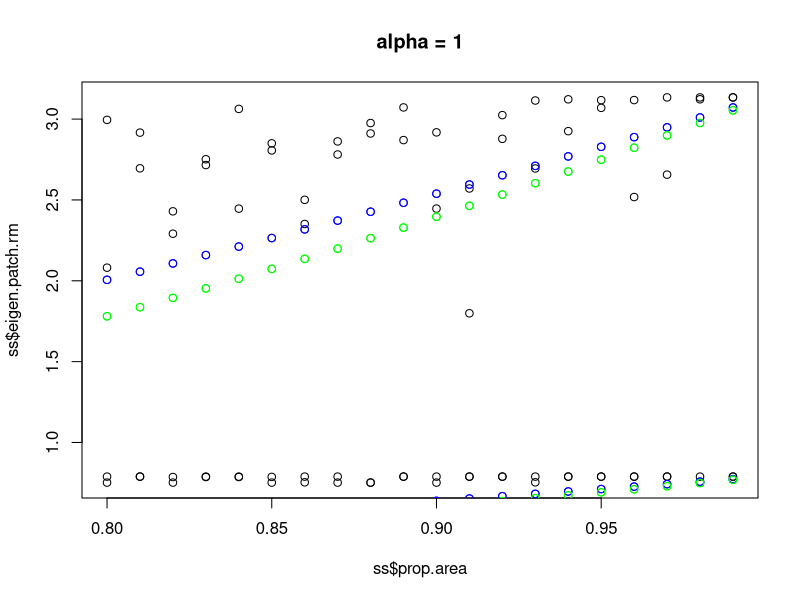
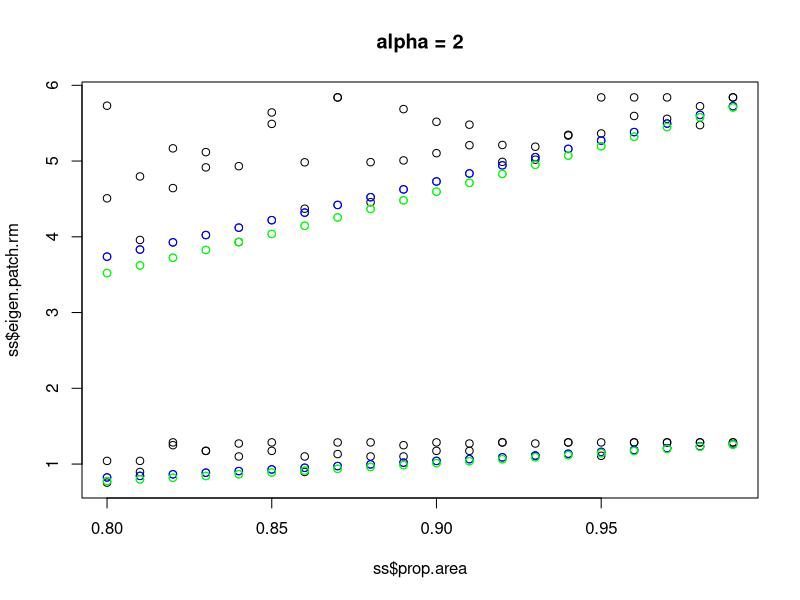

The R script that drew these images, in order:
#OPTIONS
 #1.  Choose to set metric to:
      # A)                      "sp" - Space between patch edges - Note:  Use for island model
      # B)                      "d"  - Space between patch centres 
     metric.lab="sp"        
 #2.  Assign Number of patches (num)
     num=100                        
 #3.  Assign Total Spatial Area over which the patches are distributed (Tx by Ty)
     Tx=100
     Ty=100
 #4.  Choose patch size distribution:
      # A Higher value is more clustered, 0 is uniform
     size.dist=0
 #5.  Choose spatial dist.  u=uniform, r=random, c=clustered
     spatial.dist="r"
      # For clustered, specify by how much.  
     clustering=0.5
 #6.  Block Number for clustering/random - May not be necessary to change,
      # and a little complicated to modify, so not included. 10x10 patches
      # probably OK for initial analyses.
      # Find under SPATIAL DIST. B) 
 #7.  Uniform Distribution - May want to modify to have patches go right to the edge.
      # However, we already have edge avoidance for random & clustered, so not necessary.
 #8.  Percentage of Islands that are not removed (as decimal)
     islands.to.be.removed=0.2  #WARNING!!!!  TEMP. CHANGED,  may be better at .5######## 
 #9.  Repeats for habitat destruction
      #repeats is the number of time we repeat simulation  
     repeats=2  #WARNING!!!!  TEMP. CHANGED, may be better at 100########
 #10. Change Alpha (for natural landscape - alpha changes according to how much land you remove)
     alpha=seq(1,2,1)
 #11. Change mu
     mu=1
 #12. Total number of repeats for the entire program
     number.of.bunch.of.repeats=2
#overall data output
setwd("C:/Users/Ben/Dropbox/R code/R code/habitat loss versus degradation metapopulation") #machine specific
prop.area<-undisturbed.eigen<-eigen.patch.rm <-eigen.islands<-eigen.quality<-num.patch.rem<-alpha.count<-bunch.of.repeats<-landscape.id<-mean.nn<-var.nn<-0
out.data<-cbind(prop.area,undisturbed.eigen,eigen.patch.rm ,eigen.islands,eigen.quality,num.patch.rem,alpha.count,bunch.of.repeats,landscape.id,mean.nn,var.nn)
out.data     

  
#PROGRAM

###############################################################
###############################################################
###############################################################

#Unique label for each run
unique.lab<-format(Sys.time(), "%b %d, %H,%M") ;unique.lab 

#Bunch of repeats:
for (bunch.of.repeats in 1:number.of.bunch.of.repeats) {

#So let us call A[i] the area of patch i (pi).  Assume circular patches for now, centered at (x[i],y[i]).

#PATCH SIZE - Total area is 100
#A<-rep(0,num); dim(A)<-c(num)
#    #A) Equally Sized 
#        A=rep(1 ,num)  #This part may not be necessary if we are not adding any other distribution types to part B (ex. rpois, rbinom...)
#          
    #B) Log normal distribution of site sizes
        #Issue (Slight approx.  -->  When scaling to fit total area of 100, you disrupt log normal distribution)
        A=rlnorm(n=num,mean=0,sd=size.dist) #Higher sd is more clustered
        A<-(num*A)/(sum(A))  

#RADIUS - Since patches are circular, ri=radius of ith patch.
        r<-sqrt(A/pi);  landscape.original.r=r
    
#LOCATION - Assign xi and yi
x<-rep(0,num); dim(x)<-c(num)
y<-rep(0,num); dim(y)<-c(num)

#SPATIAL DISTRIBUTION OF PATCHES
  #A) Uniform distribution (Only works for num=100 right now - more complicated for alternative num and Tx, Ty values)
    if (spatial.dist=="u"){
    x<-rep(seq(from=5,to=95,by=10),10)
    y<-rep(seq(from=5,to=95,by=10),each=10)}
  #B) Random & Aggregated Distribution - Agregated is a small size value, random is a large size value
    if (spatial.dist!="u"){ 
          #First, Assign the number of patches to go in each block in the total spatial area
          #Total number of blocks is block.number
          block.number=Tx*Ty/100
          mean.num<-num/block.number 
          if (spatial.dist!="c"){blocks<-rnbinom(n=block.number,size=clustering,mu=mean.num)} #aggregated
          if (spatial.dist!="r"){blocks<-rpois(n=block.number,lambda=mean.num)} #random - this is equivalent to size = infinity
          #Make total patch count = num
          while (sum(blocks)<num) {
             block.add<-runif(n=1,min=1,max=block.number+1)
             blocks[block.add]<-blocks[block.add]+1
             }
          while (sum(blocks)>num) {
             block.rm<-runif(n=1,min=1,max=block.number+1)
             if(blocks[block.rm]>0){
                blocks[block.rm]<-blocks[block.rm]-1
                }
             }   
             
          #Now place the patches within each block.  (Approx:  If the patches are too big to fit in one block, randomly place the patch nearby.)  
          patch.rad<-rep(0,num); dim(patch.rad)<-c(num)
          block.counter<-1
          patch.counter<-1
          for (i in 0:9) {  
            for (j in 0:9) { 
              if (blocks[block.counter]>0) {
                for (k in 1:blocks[block.counter]) {
                fit<-0
                to.exit<-0
                      while (fit==0) {
                           if(to.exit<=3) {
                              print(to.exit)
                              tmpi<-i*10+sample(1:9,size=1)
                              tmpj<-j*10+sample(1:9,size=1)
                           }
                           else {
                              tmpi<-tmpi+rnorm(n=1,mean=0,sd=2)
                              tmpj<-tmpj+rnorm(n=1,mean=0,sd=2)
                           }
                           tmp.rad<-r[patch.counter]
                           dis<-((x-tmpi)^2+(y-tmpj)^2)^.5-patch.rad-tmp.rad
                           #Note:  There is some origin avoidance here
                           #Some edge avoidance:
                           edge.dis<-min(c(tmpi-tmp.rad,tmpj-tmp.rad,Tx-tmpi-tmp.rad,Ty-tmpj-tmp.rad))
                           if (min(dis)<=0) {to.exit<-to.exit+1}
                           else if (edge.dis<0) {to.exit<-to.exit+1}
                           else   {fit<-1}
                      }
                      x[patch.counter]<-tmpi
                      y[patch.counter]<-tmpj
                      patch.rad[patch.counter]<-r[patch.counter]
                      patch.counter<-patch.counter+1
                }
              }
            block.counter<-block.counter+1
          }
          } 
          r<-patch.rad
    }

landscape.id<- format(Sys.time(), "%b %d %H %M %S")
tmp.landscape<-data.frame(x,y,r) ; tmp.name<-paste("landscape",unique.lab,"-",bunch.of.repeats,".txt",sep="")
write.table(tmp.landscape,file=tmp.name,sep="\t",row.names=F)  

#DISTANCE among patches - d is distance between patch centres, sp is the distance between patch edges. 
d<-rep(0,num^2);dim(d)<-c(num,num)
sp<-rep(0,num^2);dim(sp)<-c(num,num)   
    for (i in 1:num) {
      for (j in 1:num)  {
        d[i,j]<-((x[i]-x[j])^2+(y[i]-y[j])^2)^.5
        if (j!=i) {sp[i,j]<-(((x[i]-x[j])^2+(y[i]-y[j])^2)^.5)-(r[i]+r[j])}
      }
    }

d2<-as.vector(d); d2<-subset(d2,d2>0) ;d2<-d2[order(d2)]
min.dist<-d2[1];second.dist<-d2[3];var.dist<-var(d2);mean.dist<-mean(d2)
    # Save landscape locations and patch sizes in another file    
landscape.summary<-data.frame(bunch.of.repeats, min.dist, second.dist, var.dist, mean.dist, num, Tx, Ty, size.dist, spatial.dist, mu); landscape.summary.name<-paste("landscape summary", unique.lab,"-",bunch.of.repeats,".txt",sep="")
write.table(landscape.summary, file=landscape.summary.name, sep="\t",row.names=T)

    
#RENAMING VARIABLES - Are we using d or sp this time?

if (metric.lab=="sp") {metric=sp; metric.sp=1}                                
else {metric=d; metric.sp=0}

#ALPHA repeats          
for (alpha.count in alpha) {

#NATURAL LANDSCAPE MATRIX & EIGENVALUE
m<-rep(0,num^2);dim(m)<-c(num,num)   
    for (i in 1:num) {
      for (j in 1:num)  {
      if (i==j) {m[i,j]<-0}
        else {
         m[i,j]<-mu^2*A[i]*A[j]*exp(-1*metric[i,j]/alpha.count)}
      }}
   sol<-eigen(m,symmetric=F)
   aa<-sol$values[order(sol$values,decreasing=T)]
   eigen.natural<-Re(aa[1])

###############################################################
count<-0
prop.area<-c();eigen.patch.rm=c(); eigen.islands=c(); eigen.quality=c(); num.patch.rem=c(); eigen.quality2=c()
total.area=sum(A)
new.m<-rep(0,num^2);dim(new.m)<-c(num,num)    #new m with sites removed
m.smallermu<-rep(0,num^2);dim(m.smallermu)<-c(num,num) #For lower patch quality 
m.islands<-rep(0,num^2);dim(m.islands)<-c(num,num)# For Island model
for (i in 1:(islands.to.be.removed*num)) {  
    for (j in 1:repeats){
        count<-count+1
        print(count)
        num.patch.rem[count]=i
        # PATCH REMOVAL
        to.rem<-sample(1:num,size=i,replace=F)
        A.rem<-A ;  A.rem[to.rem]<-0 # Set size of patches to remove to zero
            for (k in 1:num) {
               for (l in 1:num)  {
               if (k==l) {new.m[k,l]<-0}
                 else {
                  new.m[k,l]<-mu^2*A.rem[k]*A.rem[l]*exp(-1*metric[k,l]/alpha.count)}  # New matrix with removed sites removed
               }}
            sol<-eigen(new.m,symmetric=F)
            aa<-sol$values[order(sol$values,decreasing=T)]
            eigen.patch.rm[count]<-Re(aa[1])    

        # PATCH QUALITY
        prop.area[count]=(total.area-sum(A[to.rem]))/total.area
        eigen.quality[count]=eigen.natural*(prop.area[count]^2)        
        
        # ISLAND MODEL Reduce the area of each patch    
        if (metric.sp==1) {
            new.A=prop.area[count]*A
            new.r=sqrt(new.A/pi)        
            new.sp<-rep(0,num^2);dim(new.sp)<-c(num,num)     
            for (k in 1:num) {  #dont need to reset new2.m since k!=l always constant
               for (l in 1:num)  {
                 if (k!=l) { 
                 new.sp[k,l]<-(((x[k]-x[l])^2+(y[k]-y[l])^2)^.5)-(new.r[k]+new.r[l])
                 m.islands[k,l]<-mu^2*new.A[k]*new.A[l]*exp(-1*new.sp[k,l]/alpha.count)}
            } }
        sol<-eigen(m.islands,symmetric=F)
        aa<-sol$values[order(sol$values,decreasing=T)]
        eigen.islands[count]<-Re(aa[1])} 
    }
}
if (metric.sp==0) {eigen.islands=eigen.quality}




###############################################################
########################SAVE DATA##############################
###############################################################


#SUMMARY
#The natural state of the patches have an eigenvalue of eigen.natural
#Remove a patch - eigen.patch.rm
#Reduce area of patch like island - eigen.islands
#Total proportion of area removed for each trial is 1-prop.area
#alpha.count - current alpha value
#number.of.bunch.of.repeats - total # of repeats for given setup
t.undisturbed.eigen<-rep(eigen.natural,length(prop.area)) ;t.bunch.of.repeats<-rep(bunch.of.repeats,length(prop.area));t.alpha.count<-rep(alpha.count,length(prop.area))
tmp.out<-cbind(prop.area,t.undisturbed.eigen,eigen.patch.rm ,eigen.islands,eigen.quality,num.patch.rem,t.alpha.count,t.bunch.of.repeats,landscape.id,mean.nn,var.nn)
out.data<-rbind(out.data,tmp.out)

#IS THIS NECESSARY??? 
#M.summary.stats1=c();dim(M.summary.stats1)=c(number.of.bunch.of.repeats,length(row))
#M.summary.stats1[alpha.count,]<-row

summary.of.trial<-summary(cbind(prop.area,eigen.patch.rm,eigen.islands,eigen.quality))
tmp.name<-paste("Summary",unique.lab,"-",bunch.of.repeats,".txt",sep="")
write.table(summary.of.trial,file=tmp.name,sep="\t",row.names=T)

}


#AGAIN -- WHAT WAS THIS FOR???
#summary.stats2=c()                                                                     
#summary.stats2[bunch.of.repeats]=matrix(paste(
}

summary.stats=data.frame(out.data)
summary.stats<-summary.stats[-1,]
#summary(summary.stats) # I'm pretty sure this is the remnants of some internal control to test that it was working properly

######SAVE OUTPUT
tmp.name<-paste("RESULTS",unique.lab,".txt",sep="")
write.table(summary.stats,file=tmp.name,sep="\t",row.names=T)







 #Issues I need to bring up:
 #What was that summary stats doing?
 #What is mean.nn, var.nn supposed to be?  I forget.
 #do boxplot for each prop.area (binned)
#index of disp. (boxes  random loc 10x10 squares)







#### DYSFUNCTIONAL DISPLAY:

for (i in 1: length(alpha)) {
windows()
ss<-subset(summary.stats,alpha.count==alpha[i])
plot(ss$prop.area,ss$eigen.patch.rm,main=paste("alpha =",alpha[i]))
points(ss$prop.area,ss$eigen.quality,col="blue")
points(ss$prop.area,ss$eigen.islands,col="green")
 }



#WHAT WAS THIS FOR??????? (Everything below this)

##new program
landscapes<-unique(summary.stats$landscape.id)
paste("landscape",landscapes[1],".txt",sep="")


#TEST
tues=cbind(prop.area,eigen.patch.rm,eigen.islands,eigen.quality)
summary(tues)                     